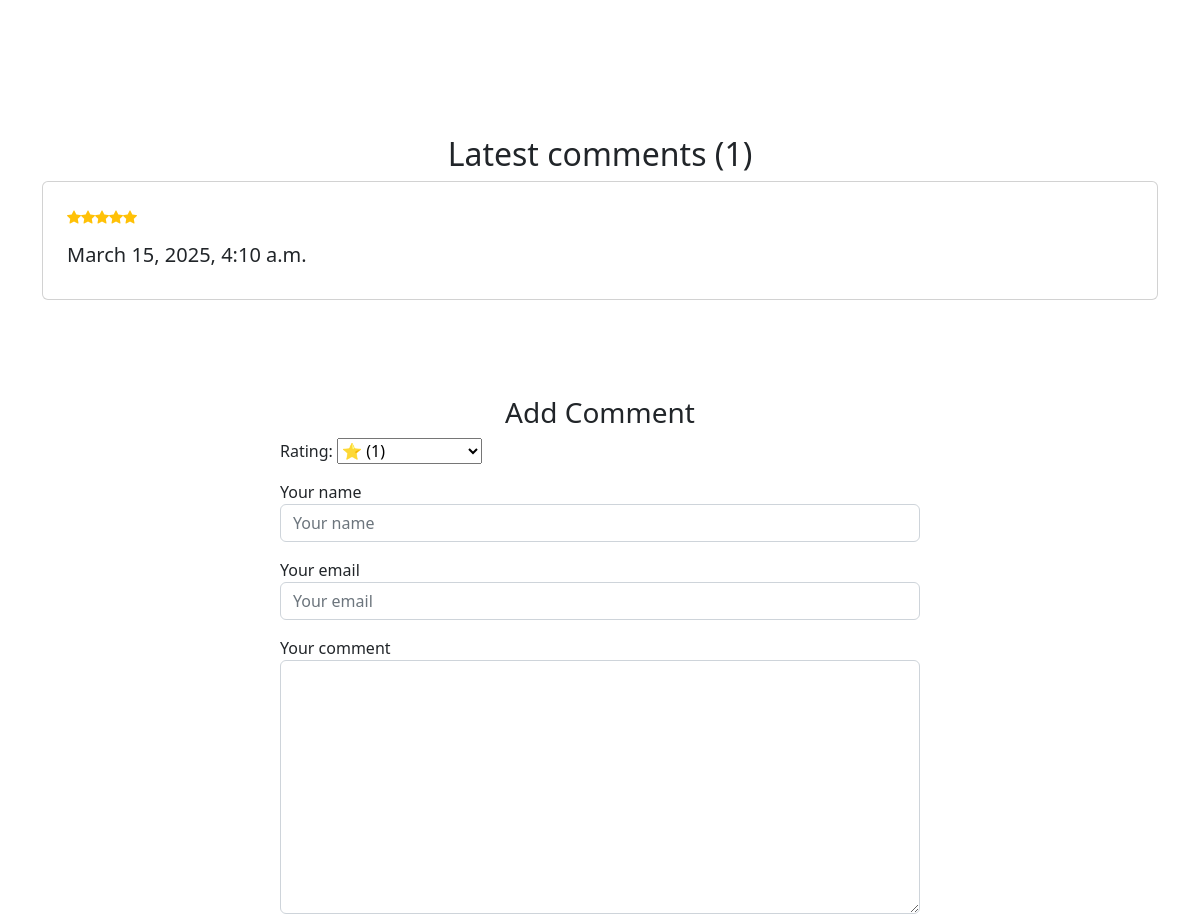
The page /shop/product/1/ (middle part) on the database as committed earlier.
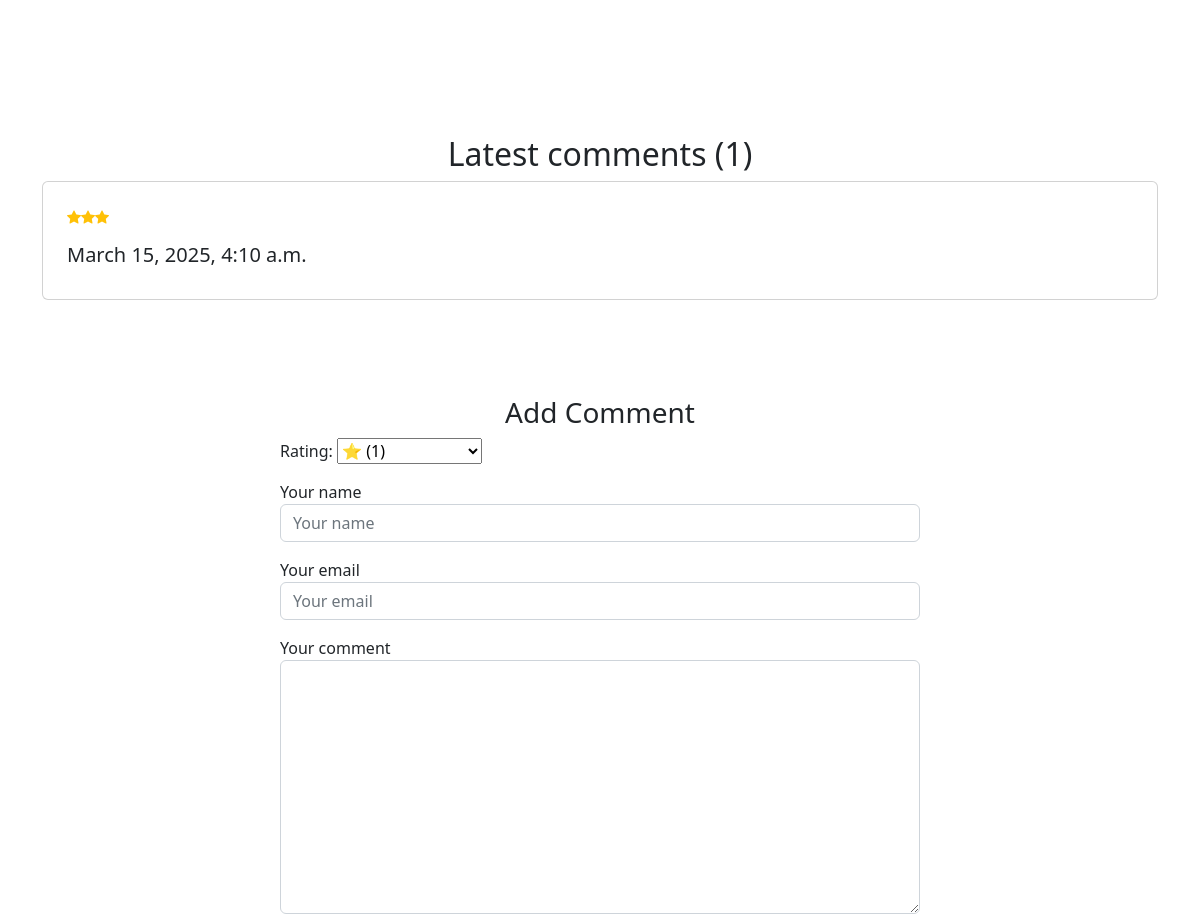
The same page on the database as committed later.
### shop/models.py (models this page shows, shortened)
class BaseModel(models.Model):
    created_at = models.DateTimeField(auto_now_add=True, null=True, blank=True)
    updated_at = models.DateTimeField(auto_now=True, null=True, blank=True)
    my_order = models.PositiveIntegerField(null=True, blank=True, default=0)
    class Meta:
        abstract = True

class Comment(BaseModel):
    class RatingChoice(models.IntegerChoices):
        ONE = 1
        TWO = 2
        THREE = 3
        FOUR = 4
        FIVE = 5
    product = models.ForeignKey(Product, on_delete=models.CASCADE, related_name="comments")
    name = models.CharField(max_length=255)
    email = models.EmailField()
    text = models.TextField()
    rating = models.PositiveIntegerField(choices=RatingChoice.choices, default=RatingChoice.ONE.value)
    class Meta:
        db_table = 'comment'
        ordering = ['-created_at']

### shop/views.py (the view)
# urls.py: path('product/<int:product_id>/', views.product_detail, name='product_detail'),
def product_detail(request, product_id):
    categories = Category.objects.all()
    product = get_object_or_404(Product, id=product_id)
    related_products = Product.objects.all().annotate(rating_avg=Avg('comments__rating')).filter(
        category=product.category).exclude(id=product.id).order_by('-rating_avg')
    comments = product.comments.all()
    context = {
        'product': product,
        'categories': categories,
        'comments': comments,
        'related_products': related_products
    }
    return render(request, 'shop/detail.html', context)

### shop/models.py (called while the page is built)
    @property
    def discounted_price(self):
        if self.discount > 0:
            self.price = self.price * Decimal(1 - self.discount / 100)
        return Decimal(f'{self.price}').quantize(Decimal('0.00'))

    @property
    def get_absolute_url(self):
        if self.image:
            return self.image.url
        return '/static/images/default.png'

### shop/templatetags/register_tags.py (called while the page is built)
@register.filter
def get_range(value):
    return range(value)

### shop/templates/shop/detail.html (shortened to what this page needs)
{% extends 'shop/base/base.html' %}
{% load static %}
{% load register_tags %}
{% block product_detail_content %}
    <section class="py-5">
        <div class="container px-4 px-lg-5 my-5">
            <div class="row gx-4 gx-lg-5 align-items-center">
                <div class="col-md-6">
                    <div class="d-flex">
                        <form method="post" action="{% url 'shop:order_view' product.id %}">
                        </form>
                    </div>
                </div>
            </div>
        </div>
    </section>
    <div class="container mt-4 mb-4">
        <div class="row">
            <div class="col-12">
                <div class="text-center">
                    <h2>Latest comments ({{ product.comments.count }})</h2>
                </div>
                {% for comment in comments %}
                    <div class="media card p-4 mt-2">
                        <div class="media-body">
                            <div class="d-flex justify-content-lg-start small text-warning mb-2">
                                {% for _ in comment.rating|get_range %}
                                    <div class="bi-star-fill"></div>
                                {% endfor %}
                            </div>
                            <h5>{{ comment.created_at }}</h5>
                        </div>
                    </div>
                {% endfor %}
            </div>
            <div class="col-8 offset-2 mt-5">
                <div class=" p-5">
                    <div class="text-center">
                        <h3>Add Comment</h3>
                    </div>
                    <form method="post" action="{% url 'shop:comment_view' product.id %}">
                        <div class="form-group mb-3">
                            <label for="rating">Rating:</label>
                            <select id="rating" name="rating">
                                <option value="1">⭐ (1)</option>
                            </select>
                        </div>
                        <div class="form-group mb-3">
                            <label for="formGroupExampleInput">Your name</label>
                            <input type="text" class="form-control" name="full_name" placeholder="Your name">
                        </div>
                        <div class="form-group mb-3">
                            <label for="formGroupExampleInput2">Your email</label>
                            <input type="email" name="email" class="form-control" placeholder="Your email">
                        </div>
                        <div class="form-group mb-3">
                            <label for="formGroupExampleInput2">Your comment</label>
                            <textarea name="content" class="form-control" id="" cols="30" rows="10"></textarea>
                        </div>
                    </form>
                </div>
            </div>
        </div>
    </div>
{% endblock %}

Rows that differ between the two databases and show on the page:
changed Comment: rating 5 → 3 (drawn)
